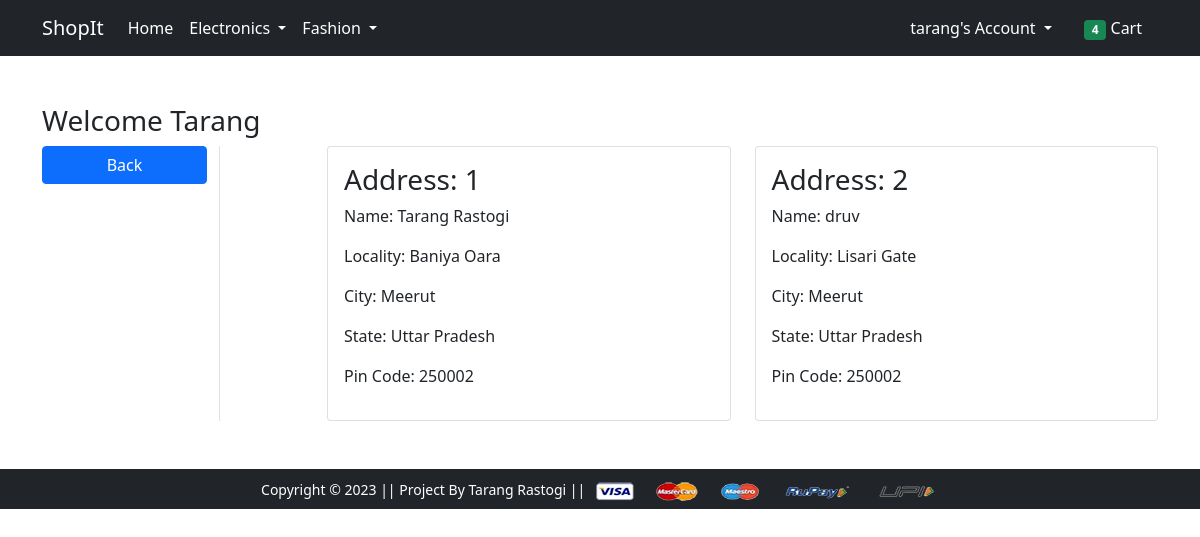
The page /address/ (signed in) on the database its author committed.
### app/models.py (models this page shows, shortened)
class Customer(models.Model):
    user = models.ForeignKey(User , on_delete=models.CASCADE)
    name = models.CharField(max_length=200)
    locality = models.CharField(max_length=200)
    city = models.CharField(max_length=200)
    zipcode = models.IntegerField()
    state = models.CharField(choices = STATE_CHOICES , max_length=50)

### app/views.py (the view)
# urls.py: path('address/', views.address, name='address'),
def address(request):
    add = Customer.objects.filter(user = request.user)
    return render(request, 'app/address.html' , {'add' : add ,'active':'btn-primary'})

### app/templates/app/address.html (shortened to what this page needs)
{% extends 'app/base.html' %}
{% load static %}
{% block main-content %}
<div class="container my-5">
 <div class="row">
 <h3>Welcome <span class="text-capitalize">{{request.user}}</span></h3>
  <div class="col-sm-2 border-end">
   <ul class="list-unstyled">
    <li class="d-grid"><a href="{% url 'profile' %}" class="btn {{active}}">Back</a></li>
   </ul>
  </div>
  <div class="col-sm-9 offset-sm-1">
   <div class="row">
    {% for ad in add %}
     <div class="col-sm-6">
     <div class="card">
      <div class="card-body">
       <h3>Address: {{ forloop.counter }}</h3>
       <p>Name: {{ad.name}}</p>
       <p>Locality: {{ad.locality}}</p>
       <p>City: {{ad.city}}</p>
       <p>State: {{ad.state}}</p>
       <p>Pin Code: {{ad.zipcode}}</p>
      </div>
     </div>
    </div>
    {% endfor %}
   </div>
  </div>
 </div>
</div>
{% endblock main-content %}

### app/templates/app/base.html (shortened to what this page needs)
<!doctype html>
{% load static %}
<html lang="en">
  <head>
    <link href="https://cdn.jsdelivr.net/npm/bootstrap@5.0.0-beta1/dist/css/bootstrap.min.css" rel="stylesheet">
    <link rel="stylesheet" href="{% static 'app/css/owl.carousel.min.css' %}">
    <link rel="stylesheet" href="{% static 'app/css/all.min.css' %}">
    <link rel="stylesheet" href="{% static 'app/css/style.css' %}">
  </head>
  <body class = "{% block body_class %}{% endblock %}" >
    <nav class="navbar navbar-expand-lg navbar-dark bg-dark">
     <div class="container">
       <a class="navbar-brand" href="/">ShopIt</a>
       <div class="collapse navbar-collapse" id="navbarSupportedContent">
         <ul class="navbar-nav me-auto mb-2 mb-lg-0">
           <li class="nav-item">
             <a class="nav-link active" aria-current="page" href="/">Home</a>
           </li>
           <li class="nav-item dropdown">
             <a class="nav-link dropdown-toggle text-white" href="#" id="electronicsDropdown" role="button" data-bs-toggle="dropdown" aria-expanded="false">
               Electronics
             </a>
           </li>
           <li class="nav-item dropdown">
             <a class="nav-link dropdown-toggle text-white" href="#" id="fashionDropdown" role="button" data-bs-toggle="dropdown" aria-expanded="false">
               Fashion
             </a>
           </li>
         </ul>
         <div>
          <ul class="navbar-nav me-auto mb-2 mb-lg-0">
          {% if request.user.is_authenticated %}
           <li class="nav-item dropdown mx-2">
              <a class="nav-link dropdown-toggle text-white" href="#" id="profileDropdown" role="button" data-bs-toggle="dropdown" aria-expanded="false">
                {{request.user}}'s Account
              </a>
            </li>
            <li class="nav-item mx-2">
             <a href="{% url 'showcart' %}" class="nav-link text-white"><span class="badge bg-success">4</span> Cart </a>
            </li>
            {% endif %}
          </ul>
         </div>
       </div>
     </div>
    </nav>
    {% block main-content %} {% endblock main-content %}
    <footer class="container-fluid bg-dark text-center p-2 mt-5"  style =   "position: relative;
    bottom: 0; ">
        <small class="text-white">Copyright &copy; 2023 || Project By Tarang Rastogi || </small>
        <img src="{% static 'app/images/payment.png' %}" alt="" srcset="" class="img-fluid" height="2px">
    </footer>
  </body>
</html>

### rows shown on the page
Customer: name "Tarang Rastogi", locality "Baniya Oara", city "Meerut", state "Uttar Pradesh", zipcode "250002"
Customer: name "druv", locality "Lisari Gate", city "Meerut", state "Uttar Pradesh", zipcode "250002"

### other values the page prints
{{ request.user }} "tarang"
{{ request.user }} "Tarang"
